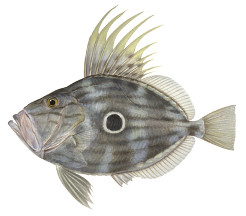
#> input picture images/john_dory-zeus_faber.jpg, 246 x 216 px
$ python mask_img.py   (older library calls are emulated)
#> lines starting #> are read from the running program, lines starting #| are printed output that depends on the picture; after the words box and inside, x2 and y2 are one past the last pixel; in counts of white or black regions, pixels touching at a corner belong together
import numpy as np
import cv2

#load the images
#img=cv2.imread('images/messi5.jpg')
img = cv2.imread('images/john_dory-zeus_faber.jpg')
#> img is the input picture: shape (216, 246, 3); mean B, G, R 209.1, 213.7, 214.8
#img = cv2.imread('images/Temperate 09 - Small_clean.png')

imgtogray=cv2.cvtColor(img,cv2.COLOR_BGR2GRAY)
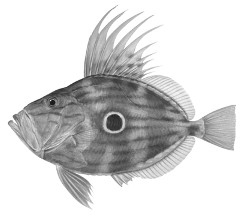
#> imgtogray: shape (216, 246); min 19, max 255, mean 213.5
#cv2.imshow('Result',ret)
#threshold for remove noise
ret,mask=cv2.threshold(imgtogray,250,255,cv2.THRESH_BINARY) #mask value 250 is perfect to create the mask for the fish images
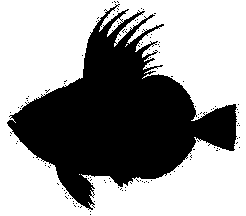
#> mask: shape (216, 246); 60.8% white; 125 black regions (124 under 20 px), largest, box (x1, y1, x2, y2) and area: (7, 4, 237, 210) 20647
#print('ret:'+str(ret))
#ret:10.0
#cv2.imshow('Result Mask',mask)
mask_inv=cv2.bitwise_not(mask)
#cv2.imshow('Result Mask Inv',mask_inv)
blur = cv2.GaussianBlur(mask_inv,(5,5),0)
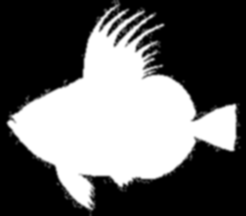
#> blur: shape (216, 246); min 0, max 255, mean 99.9

thresh = 250
max_thresh = 255

edges = cv2.Canny(blur,thresh,thresh*2)
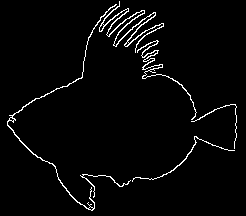
#> edges: shape (216, 246); 3% white in thin lines or dots
#cv2.imshow('Result Blur',edges)
drawing = np.zeros(mask_inv.shape,np.uint8)             # Image to draw the contours
im2,contours,hierarchy = cv2.findContours(edges,cv2.RETR_TREE,cv2.CHAIN_APPROX_SIMPLE)
#> contours = 10 contours, 4 with area under 20; largest, box (x1, y1, x2, y2) and area: (99, 1, 164, 53) 220, (7, 4, 117, 211) 152, (137, 40, 197, 120) 71, (132, 136, 235, 182) 36, (80, 174, 131, 198) 24, (99, 23, 105, 32) 20
#print(str(contours))
for cnt in contours:
    moments = cv2.moments(cnt)                          # Calculate moments
    if moments['m00']!=0:
        cx = int(moments['m10']/moments['m00'])         # cx = M10/M00
        cy = int(moments['m01']/moments['m00'])         # cy = M01/M00
        moment_area = moments['m00']                    # Contour area from moment
        contour_area = cv2.contourArea(cnt)             # Contour area using in_built function

        #cv2.drawContours(mask_inv,[cnt],0,(0,255,0),1)   # draw contours in green color
        cv2.drawContours(img,[cnt],0,(0,255,0),1)   # draw contours in green color
#> this loop made 10 passes
#> (cx, cy, moment_area, contour_area) on passes 1, 2, 4, 5, 8, 10: (103, 182, 23.5, 23.5), (183, 157, 35.5, 35.5), (159, 66, 71, 71), (54, 129, 152.5, 152.5), (125, 26, 220.5, 220.5), (101, 27, 20, 20)
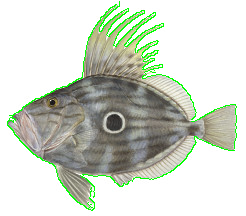
#> img: shape (216, 246, 3); 3.02% of pixels changed, all inside (x1, y1, x2, y2) = (7, 1, 237, 211)
        #cv2.circle(drawing,(cx,cy),5,(0,0,255),-1)      # draw centroids in red color
#cv2.imshow('output',mask_inv)
cv2.imshow('output',img)
# [17 lines of commented-out code are left out]
cv2.waitKey(0)
cv2.destroyAllWindows()
